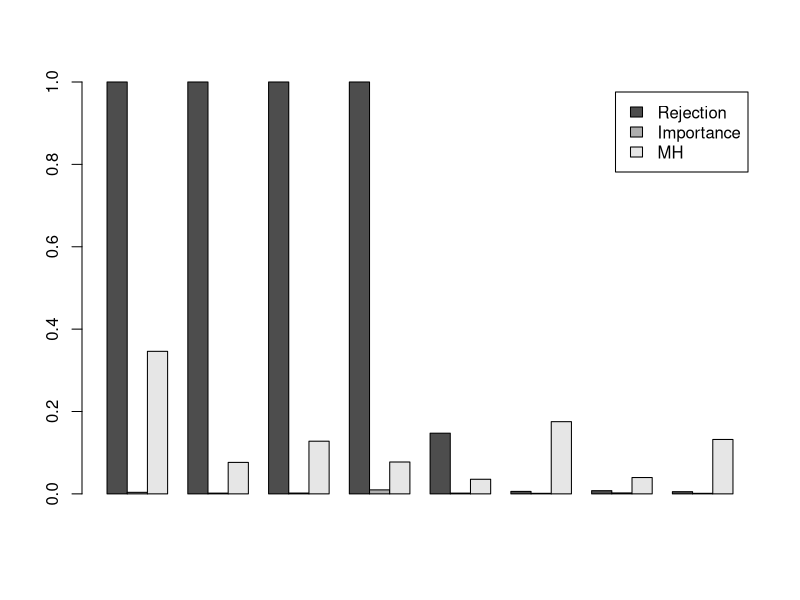
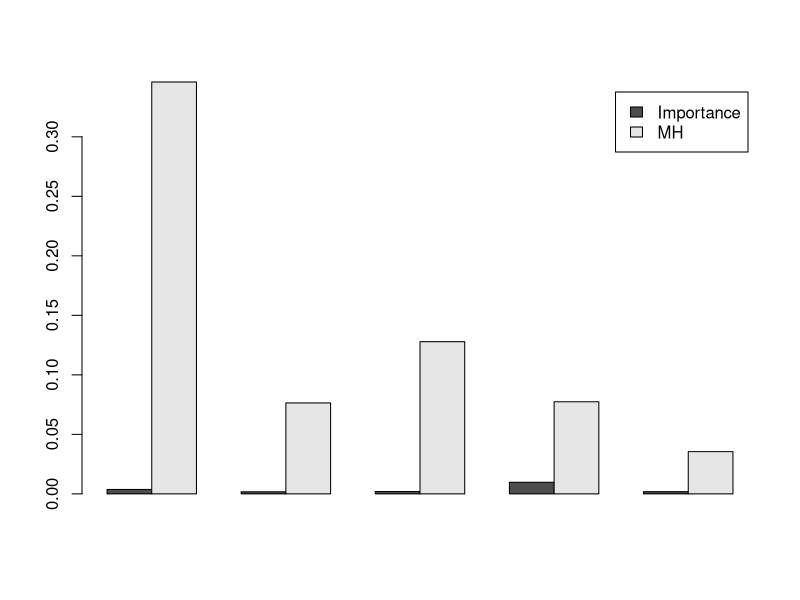

Reproduce these figures in R, in order.
Imp = c(0,185041094.0671233800,1018793564757.6189000000,14217934332721.1720000000,485242843842142140.0000000000,13598758180525701000.0000000000,1795517422106623300000.0000000000,50296461535770606000000.0000000000,1643255677378785900000000.0000000000)
Rej = c(0,0.0000000000,0.0000000000,0.0000000000,0.0000000000,15574332814227048000.0000000000,1782387752612571600000.0000000000,50570388090753913000000.0000000000,1654294642427606900000000.0000000000)
MH = c(0,248149530.1864014300,942640530637.1412400000,12374989089271.8870000000,452110811478558460.0000000000,13091673929698593000.0000000000,1478730031671508200000.0000000000,52167061584773974000000.0000000000,1428094265490994300000000.0000000000)
D = c(0,0.2,0.3,0.4,0.5,0.6,0.7,0.8,0.9)
Ex = c(0,184352215.8673555300,1020620588034.0206000000,14189655266065.5900000000,490041541590182460.0000000000,13573632170959909000.0000000000,1793196752018481300000.0000000000,50176738566038887000000.0000000000,1645452234818899600000000.0000000000)
M = matrix(c(Rej, Imp, MH), ncol =3)
M = abs(M-Ex)/Ex
barplot(t(M[2:9,]), beside = TRUE, legend.text = c("Rejection", "Importance", "MH"))
M = matrix(c(Imp, MH), ncol =2)
M = abs(M-Ex)/Ex
barplot(t(M[2:6,]), beside = TRUE, legend.text = c("Importance", "MH"))